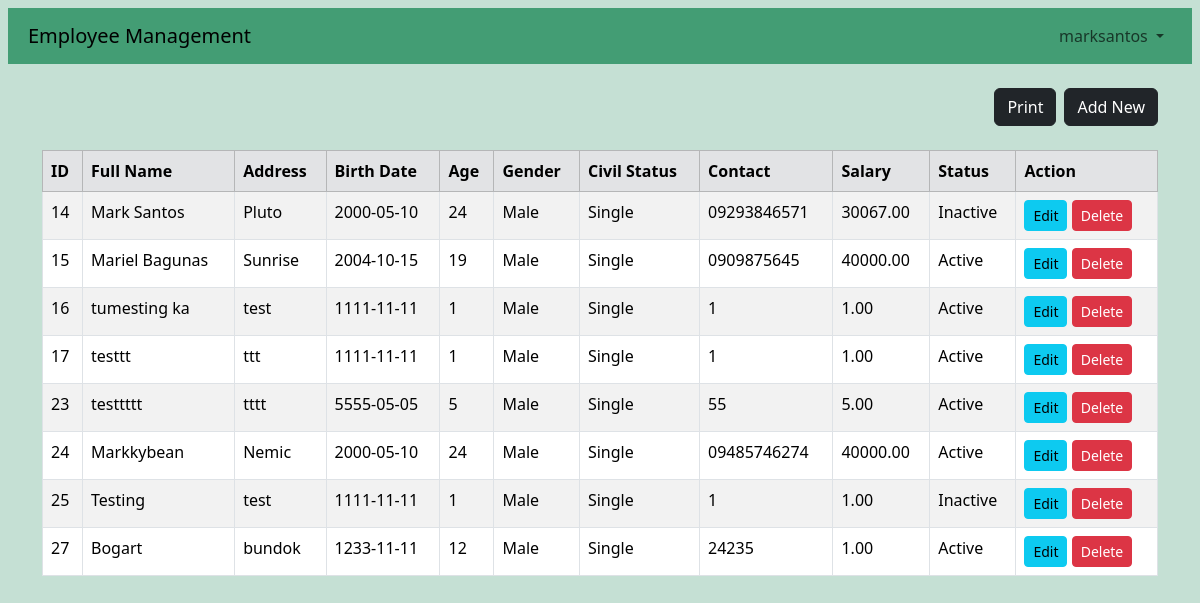
Screenshot of /index.php (signed in) with the database file from the repository.
### tables this page shows
CREATE TABLE `employeefile` (
  `recid` bigint(20) NOT NULL,
  `fullname` varchar(255) NOT NULL,
  `address` varchar(255) NOT NULL,
  `birthdate` date NOT NULL,
  `age` int(11) NOT NULL,
  `gender` varchar(10) NOT NULL,
  `civilstat` varchar(20) NOT NULL,
  `contactnum` varchar(20) NOT NULL,
  `salary` decimal(10,2) NOT NULL,
  `isactive` tinyint(1) NOT NULL DEFAULT 1
);

### index.php (the view, shortened to what this page needs)
<!DOCTYPE html>
<html lang="en">
<head>
    <link href="https://cdn.jsdelivr.net/npm/bootstrap@5.3.3/dist/css/bootstrap.min.css" rel="stylesheet">
    <link rel="stylesheet" href="https://cdn.jsdelivr.net/npm/alertifyjs/build/css/alertify.min.css" />
    <link rel="stylesheet" href="https://cdn.jsdelivr.net/npm/alertifyjs/build/css/themes/default.min.css" />
</head>
<body class="bg-success p-2 bg-opacity-25">
    <?php
    include "navbar.php";
    ?>
    <div class="container mt-4">
        <button class="btn btn-dark ms-2 mb-4 float-end" id="btn_add">Add New</button>
        <form id="myfrom" name="myform" method='POST'>
            <div class="d-flex justify-content-end">
                <button type="button" class="btn btn-dark ms-2 mb-4" id="btn_print" onclick="print_click('pdf')">Print</button>
            </div>
        </form>
        <div class="table-responsive">
            <table class="table table-striped table-bordered">
                <thead class="table-secondary">
                    <tr>
                        <th scope="col">ID</th>
                        <th scope="col">Full Name</th>
                        <th scope="col">Address</th>
                        <th scope="col">Birth Date</th>
                        <th scope="col">Age</th>
                        <th scope="col">Gender</th>
                        <th scope="col">Civil Status</th>
                        <th scope="col">Contact</th>
                        <th scope="col">Salary</th>
                        <th scope="col">Status</th>
                        <th scope="col">Action</th>
                    </tr>
                </thead>
                <tbody id="employeeTableBody">
                    <?php
                    require_once('db_config.php');
                    $xqry = "SELECT * FROM employeefile";
                    $xstmt = $link_id->prepare($xqry);
                    $xstmt->execute();
                    while ($xrs = $xstmt->fetch(PDO::FETCH_ASSOC)) {
                    ?>
                        <tr>
                            <td><?php echo htmlspecialchars($xrs["recid"]) ?></td>
                            <td><?php echo htmlspecialchars($xrs["fullname"]) ?></td>
                            <td><?php echo htmlspecialchars($xrs["address"]) ?></td>
                            <td><?php echo htmlspecialchars($xrs["birthdate"]) ?></td>
                            <td><?php echo htmlspecialchars($xrs["age"]) ?></td>
                            <td><?php echo htmlspecialchars($xrs["gender"]) ?></td>
                            <td><?php echo htmlspecialchars($xrs["civilstat"]) ?></td>
                            <td><?php echo htmlspecialchars($xrs["contactnum"]) ?></td>
                            <td><?php echo htmlspecialchars($xrs["salary"]) ?></td>
                            <td><?php echo $xrs["isactive"] ? 'Active' : 'Inactive' ?></td>
                            <td>
                                <button class="btn btn-info btn-sm" onclick="edit_click(<?php echo $xrs['recid'] ?>)">Edit</button>
                                <button class="btn btn-danger btn-sm" onclick="delete_click(<?php echo $xrs['recid'] ?>)">Delete</button>
                            </td>
                        </tr>
                    <?php
                    }
                    ?>
                </tbody>
            </table>
        </div>
    </div>
</body>
</html>

### navbar.php (shortened to what this page needs)
<!DOCTYPE html>
<html lang="en">
<head>
    <link href="https://cdn.jsdelivr.net/npm/bootstrap@5.3.3/dist/css/bootstrap.min.css" rel="stylesheet">
</head>
<body>
    <nav class="navbar navbar-expand-lg bg-success p-2 bg-opacity-75">
        <div class="container-fluid">
            <a class="navbar-brand" href="#">Employee Management</a>
            <div class="collapse navbar-collapse" id="navbarNavDropdown">
                <ul class="navbar-nav ms-auto">
                    <li class="nav-item dropdown">
                        <a class="nav-link dropdown-toggle" href="#" role="button" data-bs-toggle="dropdown" aria-expanded="false">
                            <?php echo $_SESSION['name']; ?>
                        </a>
                    </li>
                </ul>
            </div>
        </div>
    </nav>
</body>
</html>

### rows the page displays
employeefile: recid "14", fullname "Mark Santos", address "Pluto", birthdate "2000-05-10", age "24", gender "Male", civilstat "Single", contactnum "09293846571", salary "30067.00", isactive "Inactive"
employeefile: recid "15", fullname "Mariel Bagunas", address "Sunrise", birthdate "2004-10-15", age "19", gender "Male", civilstat "Single", contactnum "0909875645", salary "40000.00", isactive "Active"
employeefile: recid "16", fullname "tumesting ka", address "test", birthdate "1111-11-11", age "1", gender "Male", civilstat "Single", contactnum "1", salary "1.00", isactive "Active"
employeefile: recid "17", fullname "testtt", address "ttt", birthdate "1111-11-11", age "1", gender "Male", civilstat "Single", contactnum "1", salary "1.00", isactive "Active"
employeefile: recid "23", fullname "testtttt", address "tttt", birthdate "5555-05-05", age "5", gender "Male", civilstat "Single", contactnum "55", salary "5.00", isactive "Active"
employeefile: recid "24", fullname "Markkybean", address "Nemic", birthdate "2000-05-10", age "24", gender "Male", civilstat "Single", contactnum "09485746274", salary "40000.00", isactive "Active"
employeefile: recid "25", fullname "Testing", address "test", birthdate "1111-11-11", age "1", gender "Male", civilstat "Single", contactnum "1", salary "1.00", isactive "Inactive"
employeefile: recid "27", fullname "Bogart", address "bundok", birthdate "1233-11-11", age "12", gender "Male", civilstat "Single", contactnum "24235", salary "1.00", isactive "Active"

### other values shown
$_SESSION['name'] "marksantos"
